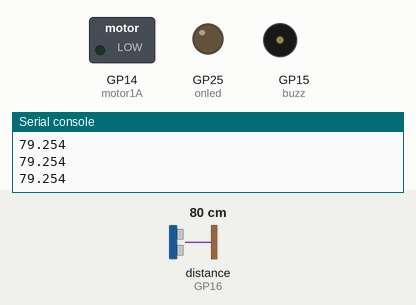
Simulated run of this program. Board: Raspberry Pi Pico running MicroPython. On the bench: switched loads named in the program (green lamp = pin HIGH), output pins drawn as LEDs (lit = HIGH), buzzer (waves = sounding, pin HIGH), the last lines printed to the serial console. The test bench sets the inputs (shaded band); at power-on: distance to the obstacle (sensor on GP16) 80 cm. The echo pulse lasts 58.3 µs per cm; pins used as bus, display or sensor lines are not drawn.

Above: at 1.2 s.
1.3 s: distance to the obstacle (sensor on GP16) set to 48 cm
3.0 s: distance to the obstacle (sensor on GP16) set to 38 cm
At 3.99 s:
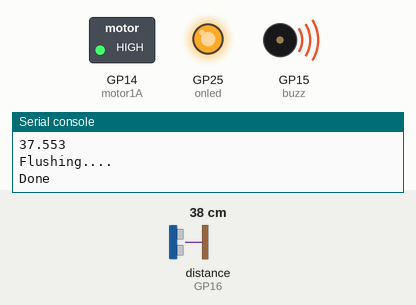
At 4.8 s:
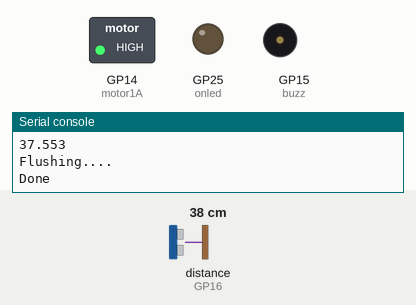
6.0 s: distance to the obstacle (sensor on GP16) set to 60 cm
At 7.7 s:
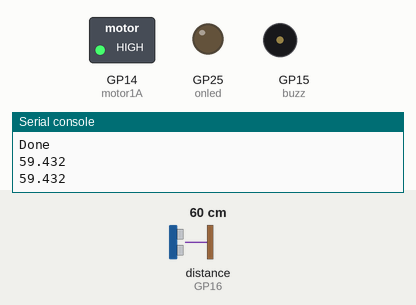
Timing chart, 0 to 9.2 s (numbered marks = the images above; inputs shaded):
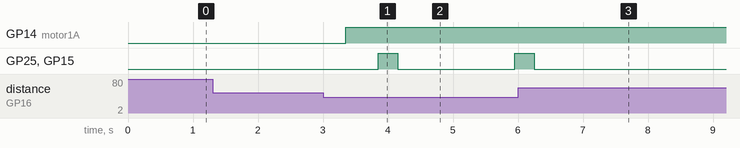

The program:

rp_pico_sensor.py
```python
import machine
import time
import utime
import sys


TRIG = machine.Pin(17,machine.Pin.OUT)
ECHO = machine.Pin(16,machine.Pin.IN)
buzz = machine.Pin(15, machine.Pin.OUT)
onled = machine.Pin(25, machine.Pin.OUT)
motor1A = machine.Pin(14, machine.Pin.OUT)
motor2A = machine.Pin(15, machine.Pin.OUT)


def distance():
    TRIG.low()
    time.sleep_us(2)
    TRIG.high()
    time.sleep_us(10)
    TRIG.low()
    while not ECHO.value():
        pass
    time1 = time.ticks_us()
    while ECHO.value():
        pass
    time2 = time.ticks_us()
    during = time.ticks_diff(time2,time1)
    return during * 340 / 2 / 10000

while True:
    s = "" # Initialize s to 0 before the loop starts
    dis = distance()
    print(dis)
    time.sleep_ms(300)
    if dis < 43:
        print("Flushing....")
        motor1A.high()
        motor2A.low()
        utime.sleep(0.5)
        print("Done")
        buzz.value(1)
        onled.value(1)
        utime.sleep(0.3)
        onled.value(0)
        buzz.value(0)
        utime.sleep(1)
```

Measured:
- the behaviour switches between 44 and 43 cm on distance to the obstacle (sensor on GP16) (found by bisection; images 0 and 1)
- after the input at 3.0 s, GP14 (motor1A): LOW → HIGH after 0.35 s; GP25 (onled), GP15 (buzz): LOW → HIGH after 0.85 s, → LOW 0.30 s later, → HIGH 1.8 s later
- after the input at 6.0 s, GP25 (onled), GP15 (buzz): goes on until 6.3 s, then stays LOW
